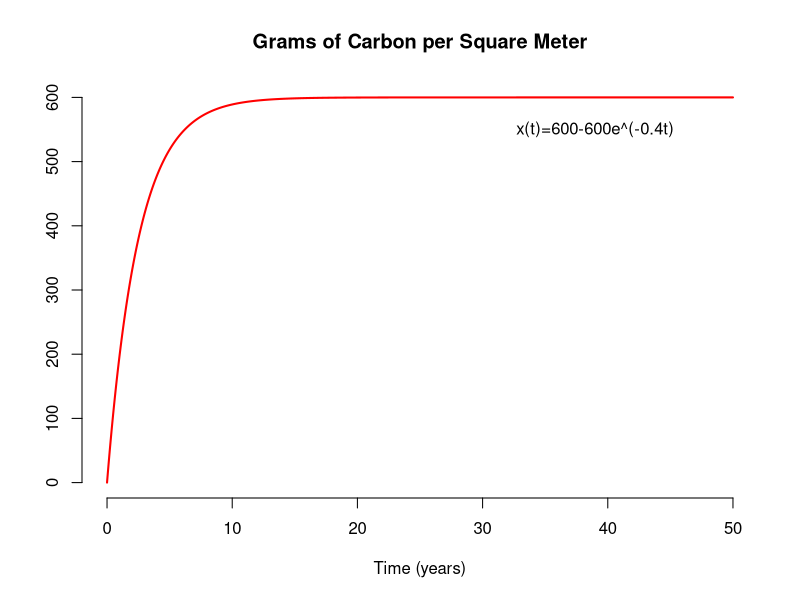

Reproduce this figure in R.
#Plotting the Simple Litter model
t <- seq(0,50,length=50*20)
y <- 600-600*exp(-0.4*t)
plot(t,y,type="l",lwd=2,bty="n",col="red",xlab="Time (years)",ylab="",main="Grams of Carbon per Square Meter")
text(39,550, labels="x(t)=600-600e^(-0.4t)")